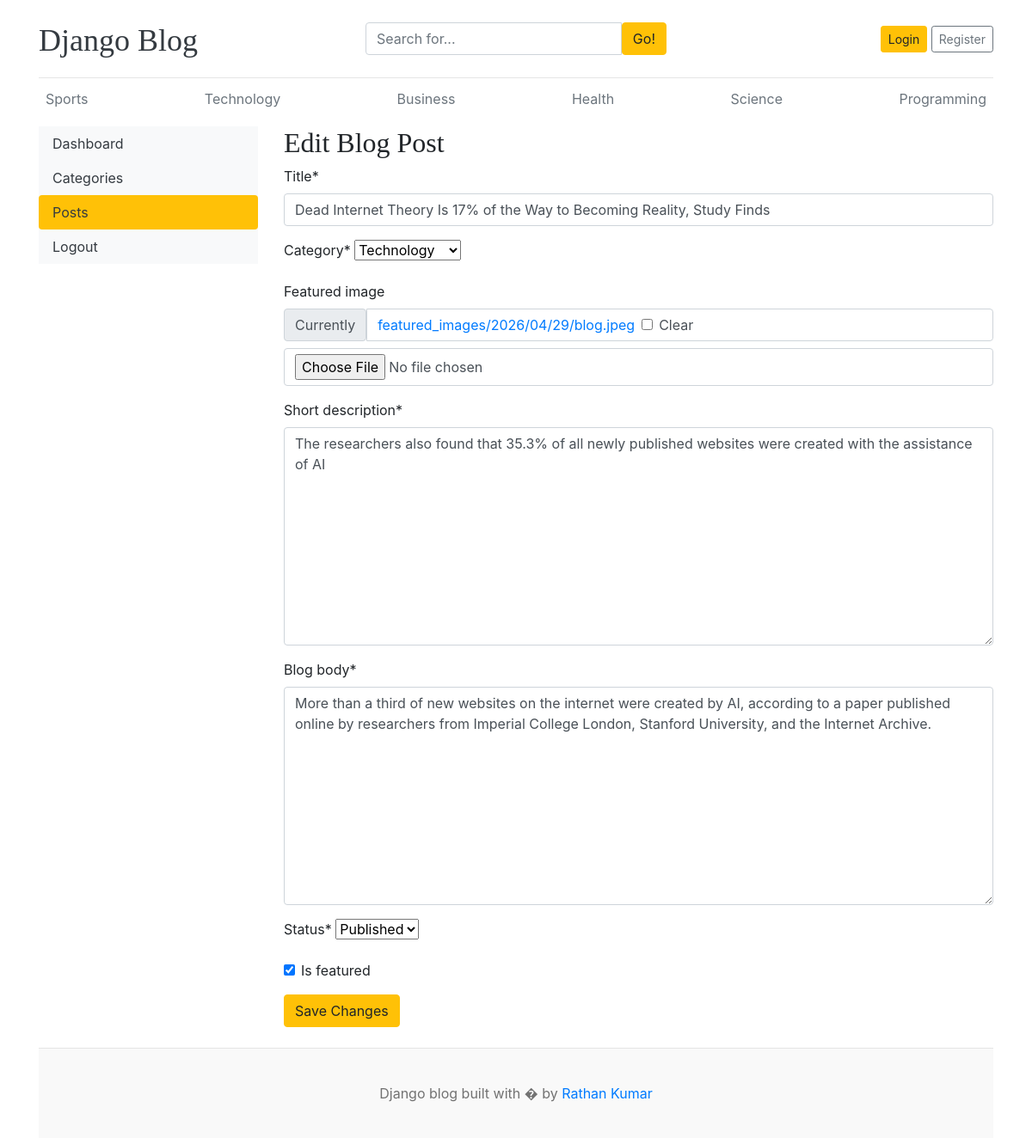
Screenshot of /dashboard/posts/edit/2/ with the database file from the repository.
### blogs/models.py (models this page shows, shortened)
class Categories(models.Model):
    category_name = models.CharField(max_length=100, unique=True)
    created_at = models.DateTimeField(auto_now_add=True)
    updated_at = models.DateTimeField(auto_now=True)
    class Meta:
        verbose_name_plural = "Categories"
    def __str__(self):
        return self.category_name

class Blog(models.Model):
    title = models.CharField(max_length=200)
    slug = models.SlugField(max_length=200, unique=True, blank=True)
    category = models.ForeignKey(
        Categories, on_delete=models.CASCADE, related_name="blogs"
    )
    author = models.ForeignKey(User, on_delete=models.CASCADE, related_name="blogs")
    featured_image = models.ImageField(
        upload_to="featured_images/%Y/%m/%d", blank=True, null=True
    )
    short_description = models.TextField(max_length=500)
    blog_body = models.TextField(max_length=2000)
    status = models.CharField(max_length=20, choices=STATUSE_CHOICES, default="Draft")
    is_featured = models.BooleanField(default=False)
    created_at = models.DateTimeField(auto_now_add=True)
    updated_at = models.DateTimeField(auto_now=True)

### dashboards/views.py (the view, shortened to what this page needs)
def edit_post(request, pk):
    post = get_object_or_404(Blog, pk=pk)
    form = BlogPostForm(instance=post)
    context = {
        "form": form,
        "post": post,
    }
    return render(request, "dashboards/edit_post.html", context)

### dashboards/forms.py
class BlogPostForm(forms.ModelForm):
    class Meta:
        model = Blog
        fields = [
            "title",
            "category",
            "featured_image",
            "short_description",
            "blog_body",
            "status",
            "is_featured",
        ]

### blogs/context_processors.py (called while the page is built)
def get_categories(request):
    categories = Categories.objects.all()
    return dict(categories=categories)

### templates/dashboards/edit_post.html (shortened to what this page needs)
{% extends 'base.html' %}
{% load crispy_forms_tags %}
{% block content %}
<div class="row">
    {% include 'dashboards/sidebar.html' %}
    <div class="col-md-9">
        <h2>Edit Blog Post</h2>
        <form action="#" method="post" enctype="multipart/form-data">
            {{ form | crispy }}
            <button type="submit" class="btn btn-warning">Save Changes</button>
        </form>
        <br>
    </div>
</div>
{% endblock %}

### templates/base.html (shortened to what this page needs)
{% load static %}
<!doctype html>
<html lang="en">
<head>
    <link href="https://getbootstrap.com/docs/4.0/dist/css/bootstrap.min.css" rel="stylesheet" />
    <link rel="stylesheet" href="https://cdnjs.cloudflare.com/ajax/libs/font-awesome/7.0.1/css/all.min.css"
 />
    <link href="{% static 'css/blog.css' %}" rel="stylesheet" />
</head>
<body>
    <div class="container">
        <header class="blog-header py-3">
            <div class="row flex-nowrap justify-content-between align-items-center">
                <div class="col-4 pt-1">
                    <a class="blog-header-logo text-dark" href="/">Django Blog</a>
                </div>
                <div class="col-4">
                    <form action="{% url 'search_blogs' %}" method="GET">
                        <div class="input-group">
                            <input type="text" name="keyword" value="{{ keyword }}" class="form-control"
                                placeholder="Search for...">
                            <span class="input-group-btn">
                                <button type="submit" class="btn btn-warning" type="button">Go!</button>
                            </span>
                        </div>
                    </form>
                </div>
                <div class="col-4 d-flex justify-content-end align-items-center">
                    {% if not user.is_authenticated %}
                    <a class="btn btn-sm btn-warning" href="{% url 'login' %}">Login</a> &nbsp;
                    <a class="btn btn-sm btn-outline-secondary" href="{% url 'register' %}">Register</a>
                    {% else %}
                    <span class="navbar-text">
                        <a href="{% url 'dashboards:dashboard' %}" class="btn btn-warning">Dashboard</a>
                        &nbsp;
                        <span><a href="{% url 'logout' %}" class="btn btn-warning">Logout</a></span>
                    </span>
                    {% endif %}
                </div>
            </div>
        </header>
        <div class="nav-scroller py-1 mb-2">
            <nav class="nav d-flex justify-content-between">
                {% for category in categories %}
                <a class="p-2 text-muted" href="{% url 'posts_by_category' category.id %}">{{ category.category_name }}</a>
                {% endfor %}
            </nav>
        </div>
        {% block content %} {% endblock %}
        <footer class="blog-footer">
            <p>Django blog built with � by <a href="#">Rathan Kumar</a></p>
        </footer>
    </div>
</body>
</html>

### static/css/blog.css (style rules this page uses)
.blog-header { border-bottom: 1px solid #e5e5e5; }
.blog-header-logo { font-family: "Playfair Display", Georgia, "Times New Roman", serif ; font-size: 2.25rem; }
h1, h2, h3, h4, h5, h6 { font-family: "Playfair Display", Georgia, "Times New Roman", serif ; }
.blog-footer { padding: 2.5rem 0; color: #727272; text-align: center; background-color: #f9f9f9; border-top: 0.05rem solid #e5e5e5; }
.blog-footer p:last-child { margin-bottom: 0; }

### rows the page displays
Categories: category_name "Sports"
Categories: category_name "Technology"
Categories: category_name "Business"
Categories: category_name "Health"
Categories: category_name "Science"
Categories: category_name "Programming"
Blog: title "Dead Internet Theory Is 17% of the Way to Becoming Reality, Study Finds", category "Technology", short_description "The researchers also found that 35.3% of all newly published websites were created with the assistance of AI", blog_body "More than a third of new websites on the internet were created by AI, according to a paper published online by researchers from Imperial College London, Stanford University, and the Internet Archive.", status "Published", is_featured "☑"
